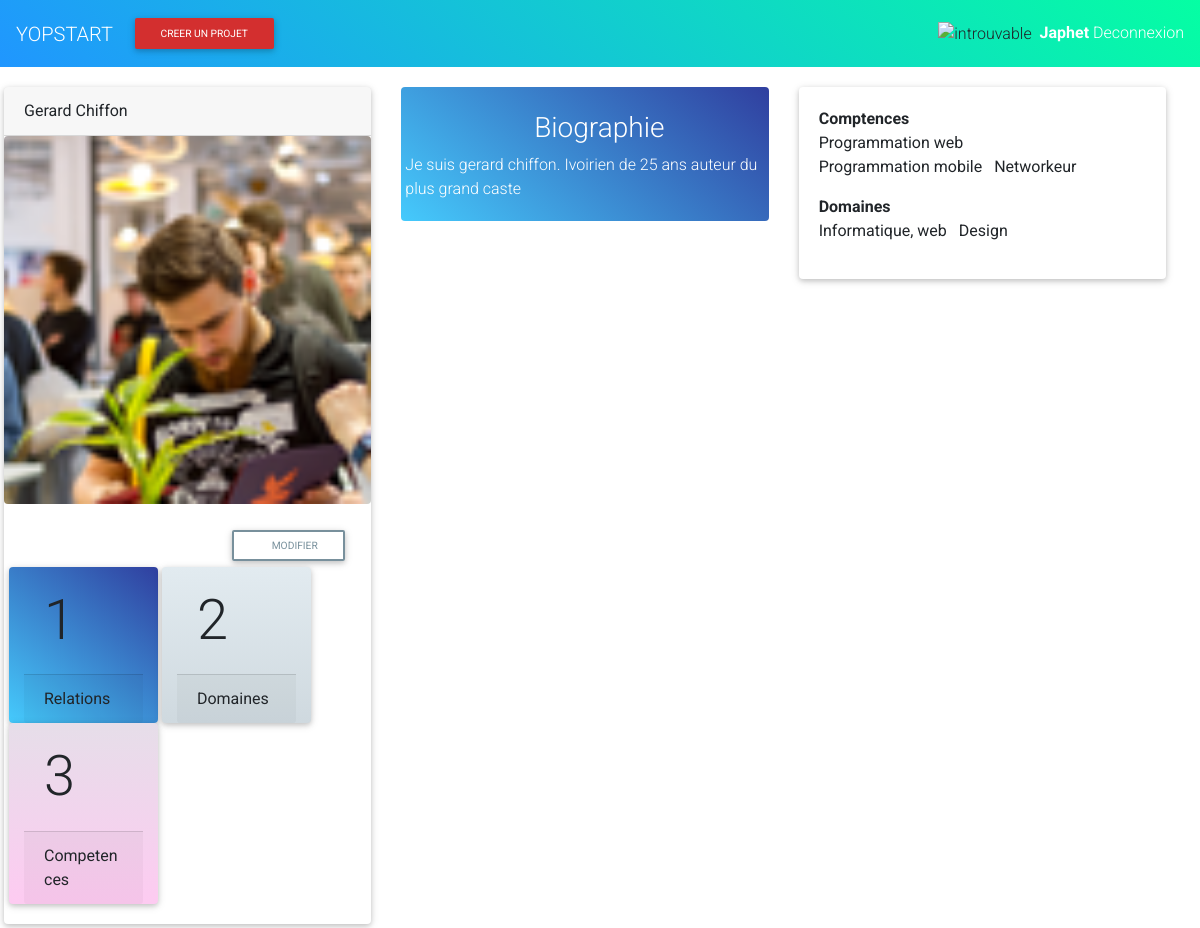
/profile/1/ (signed in), run on the app's committed database.
### youself/models.py (models this page shows, shortened)
class Utilisateur(models.Model):
    relation = models.ManyToManyField('Utilisateur', blank=True)
    user = models.OneToOneField(User, on_delete=models.CASCADE, limit_choices_to={'is_superuser':False})
    date_naissance = models.DateField(blank=True, auto_now=True)
    bio = models.TextField(blank=True)
    pays = models.CharField(max_length=50, blank=True)
    competences = models.ManyToManyField(Competence,blank=True)
    domaine = models.ManyToManyField(Domaine, blank=True)
    img_url = models.ImageField(verbose_name='photo de profile', blank=True, upload_to='profile/', default='profile/default-img.png')
    def patronyme(self):
        return f"{self.user.first_name} {self.user.last_name}"

class Competence(models.Model):
    label = models.CharField(max_length=100)

class Domaine(models.Model):
    label = models.CharField(max_length=100)

### youself/views.py (the view)
# urls.py: path('profile/<int:pk>/', views.UtilisateurDetails.as_view(), name="profile"),
class UtilisateurDetails(generic.DetailView):
    model = Utilisateur
    template_name = 'youself/u_details.html'

### helper/tempcontexte.py (called while the page is built)
def calla(ctxt):
    return {
        'list_domaines' : Domaine.objects.all(),
        'list_competences' : Competence.objects.all(),
        'list_utilis': Utilisateur.objects.all(),
        'list_projets': Projet.objects.all(),
    }

### templates/youself/u_details.html
{% extends 'index.html' %}
{% block main %}
    {% include 'layout/navbar.html' %}
    <main class="container-fluid row grid mt-3 p-1 ">
        <div class="col-md-4 col-xs-12 ">
            <div class="card">
                <div class="card-header">
                    <span class="align-content-center">{{ object.patronyme }}</span>
                </div>
                <img class="img-fluid rounded" src="{{ MEDIA_URL }}{{ object.img_url }}" width="700" height="400" alt="probleme de telechargement">
                <div class="card-body row">
                    <div class="col col-12 text-right">
                        <button class="btn btn-rounded btn-sm btn-outline-blue-grey">
                            <i class="fa fa-pencil-alt mr-1"></i>Modifier
                        </button>
                    </div>
                    <div class="card blue-gradient col-5 mr-1">
                        <div class="card-body">
                            <span class="display-4">{{ object.relation.count }}</span>
                        </div>
                        <div class="card-footer">Relations</div>
                    </div>
                    <div class="card heavy-rain-gradient mr-1 col-5">
                        <div class="card-body">
                            <span class="display-4">{{ object.domaine.count }}</span>
                        </div>
                        <div class="card-footer">Domaines</div>
                    </div>
                    <div class="card frozen-dreams-gradient mr-1 col-5">
                        <div class="card-body">
                            <span class="display-4">{{ object.competences.count }}</span>
                        </div>
                        <div class="card-footer">Competences</div>
                    </div>
                </div>
            </div>
        </div>
        <div class="col-md-4 col-xs-12">
            <div class="panel blue-gradient pt-4 p-1 rounded">
                <div class="panel-body white-text">
                    <h3 class="text-center">
                        <i class="fa fa-book-open"></i>
                        Biographie</h3>
                    <p>{{ object.bio }}</p>
                </div>
            </div>
        </div>
        <div class="col-md-4 col-xs-12">
            <div class="card">
                <div class="card-body">
                    <ul class="list-inline">
                        <b class="">Comptences</b>
                        <br>
                        {% for comp in object.competences.all %}
                            <li class="list-inline-item">{{ comp.label }}</li>
                            {% empty %}
                            <span>Pas de competences</span>
                        {% endfor %}
                    </ul>
                    <ul class="list-inline">
                        <b class="">Domaines</b>
                        <br>
                        {% for dom in object.domaine.all %}
                            <li class="list-inline-item">{{ dom.label }}</li>
                            {% empty %}
                            <span>Pas de competences</span>
                        {% endfor %}
                    </ul>
                </div>
            </div>
        </div>
    </main>
{% endblock main %}

### templates/layout/navbar.html
<nav class="navbar bg-transparent shadow-none scrolling-navbar aqua-gradient">
        <a href="{% url 'home' %}" class="navbar-brand navbar-expand-lg white-text">
            YOPSTART
        </a>
        {% if request.user.is_authenticated %}
            <button class="btn btn-red btn-sm">Creer un projet</button>
    {% endif %}
        <div class="my-2 ml-auto my-lg-0">
            {% if request.user.is_authenticated %}
                <img src="{{ MEDIA_URL }}{{request.user.utilisateur.img_url}}" width="50" alt="introuvable" class="mr-1 img-circle">
                <a href="{% url 'profile' request.user.utilisateur.id %}" class="font-weight-bold white-text">{{ request.user.username |capfirst }}</a>
                <a href="{% url 'deconnexion' %}" class="white-text"> Deconnexion</a>
                {% else %}
                <div class="form-inline">
                <a href="{% url 'login' %}" class="form-control white-text bg-info mr-2">Connexion</a>
                <a href="{% url 'inscription' %}" class="form-control btn-dark-green  white-text mr-2">Inscription</a>
                </div>
            {% endif %}
        </div>
</nav>

### data on the page
Utilisateur: patronyme "Gerard Chiffon", img_url (picture), relation.count "1", domaine.count "2", competences.count "3", bio "Je suis gerard chiffon. Ivoirien de 25 ans auteur du plus grand caste"
Competence: label "Programmation web"
Competence: label "Programmation mobile"
Competence: label "Networkeur"
Domaine: label "Informatique, web"
Domaine: label "Design"

### other printed values
{{ request.user.username |capfirst }} "Japhet"
